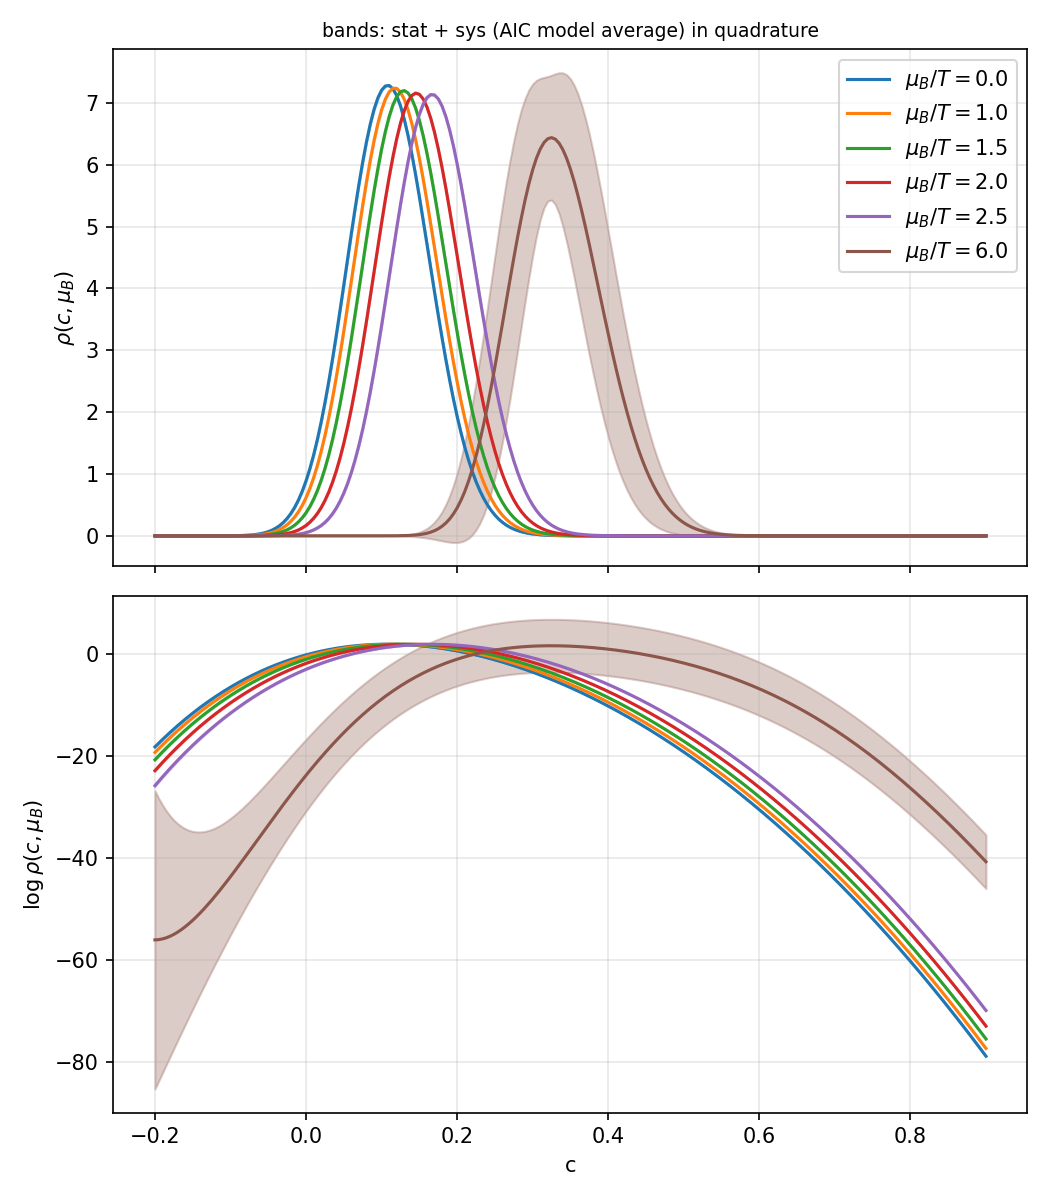

Python code for this plot:
"""Density of states and thermodynamics at non-zero baryon chemical potential.

    d log rho_0 / dc = P ( <F>_c - c ),        P = 2e4
    rho(c, mu) = rho_0(c) * exp( V * sum_n B_n(c) mu^n / n! ),   n = 2, 4, 6, 8

with mu = mu_B / T and V = V T^3 = (N_s / N_t)^3 = (16 / 8)^3 = 8.

From rho(c, mu) we compute
    <c>, width = sqrt(<c^2> - <c>^2)
    pressure   Delta p / T^4 = (1/V) log[ Z(mu) / Z(0) ],
               Z(mu) = int rho_0(c) exp( V sum_n B_n mu^n / n! ) dc
    density    n_B / T^3 = d(Delta p / T^4)/d mu = < sum_n B_n(c) mu^(n-1) / (n-1)! >_mu

Input: raw/R.dat (= <F>_c) and raw/B{n}.dat, copied from
katinka:/data/4hex/ana_dos/16x8/150. Columns: c, mean, error, 48 jackknife samples.
Each c value is a separate simulation, so the points are independent and the
chi^2 of a fit in c is meaningful.

Procedure
  1. Fit a polynomial in c to d log rho_0/dc and to each B_n, on the mean and on
     each jackknife sample (same 1/error weights for all samples).
  2. Integrate, add the B_n terms, compute the observables, for the mean and for
     each sample.
  3. Repeat 1-2 for several fit variants (fit range x polynomial degree) and
     combine them by AIC model averaging:
         AIC_v = sum over fitted quantities of [chi^2 + 2 n_params + 2 n_cut],
         n_cut = number of data points left out by the fit range,
         weight w_v ~ exp(-AIC_v / 2).
     central = sum_v w_v x_v,  sys^2 = sum_v w_v (x_v - central)^2.
     stat = jackknife error of the weighted average (weights fixed from the means).
     total error = sqrt(stat^2 + sys^2).
"""
from math import factorial
from pathlib import Path

import numpy as np
import matplotlib.pyplot as plt
from numpy.polynomial import polynomial as poly

P = 2e4
V = 8.0
N_JK = 48
ORDERS = [2, 4, 6, 8]
RANGES = [(-0.2, 0.9), (-0.26, 1.0)]  # fit ranges in c
DEGREE_OFFSETS = [-1, 0, 1, 2, 3]     # degrees tried: AIC-best + these
MAX_DEGREE = 10
DC = 0.005                            # c spacing of the grid the fits are evaluated on
MU_PLOT = [0.0, 1.0, 1.5, 2.0, 2.5, 6.0]   # mu_B / T values for the rho(c, mu) plots
MU_SCAN = np.linspace(0.0, 3.0, 61)   # mu_B / T values for the observables vs mu

here = Path(__file__).parent


def jk_error(est):
    """Jackknife error; the sample axis is axis 0."""
    return np.sqrt((N_JK - 1) / N_JK * ((est - est.mean(axis=0)) ** 2).sum(axis=0))


def trapz(y, x):
    """Trapezoid integral of y over the last axis."""
    return (0.5 * (y[..., 1:] + y[..., :-1]) * np.diff(x)).sum(axis=-1)


def log_trapz_exp(lr, x):
    """log of int exp(lr) dx over the last axis, without overflow."""
    top = lr.max(axis=-1, keepdims=True)
    return top[..., 0] + np.log(trapz(np.exp(lr - top), x))


# ---- raw data --------------------------------------------------------------
def load_raw(name):
    d = np.loadtxt(here / "raw" / f"{name}.dat")
    return d[:, 0], d[:, 1], d[:, 2], d[:, 3:3 + N_JK]


data = {}
c_raw, F, F_err, F_jk = load_raw("R")
data["dlogrho"] = (P * (F - c_raw), P * F_err, P * (F_jk - c_raw[:, None]))
for n in ORDERS:
    c_n, mean, err, jk = load_raw(f"B{n}")
    assert np.allclose(c_n, c_raw), f"c values of B{n}.dat do not match R.dat"
    data[f"B{n}"] = (mean, err, jk)


def in_range(lo, hi):
    return (c_raw >= lo - 1e-9) & (c_raw <= hi + 1e-9)


def chi2(name, lo, hi, deg):
    mean, err, _ = data[name]
    m = in_range(lo, hi)
    coef = poly.polyfit(c_raw[m], mean[m], deg, w=1 / err[m])
    return (((mean[m] - poly.polyval(c_raw[m], coef)) / err[m]) ** 2).sum(), m.sum() - (deg + 1)


def aic(name, lo, hi, deg):
    n_cut = len(c_raw) - in_range(lo, hi).sum()
    return chi2(name, lo, hi, deg)[0] + 2 * (deg + 1) + 2 * n_cut


def best_degree(name, lo, hi):
    return min(range(1, MAX_DEGREE + 1), key=lambda d: aic(name, lo, hi, d))


def fit_on_grid(name, lo, hi, deg, grid):
    """Fit mean and every jackknife sample; return values on grid, shape (49, n_grid)."""
    mean, err, jk = data[name]
    m = in_range(lo, hi)
    # polyfit fits every column of a 2D y separately, with the same weights
    y = np.column_stack([mean[m], jk[m]])
    coef = poly.polyfit(c_raw[m], y, deg, w=1 / err[m])  # shape (deg+1, 49)
    return poly.polyval(grid, coef)                       # shape (49, n_grid)


# ---- rho(c, mu) and observables for one fit variant -------------------------
def log_rho_unnorm(fits, grid, mu, n_max=8):
    """log rho_0(c) + V sum_n B_n mu^n/n!  (not normalised), shape (49, n_grid)."""
    steps = 0.5 * (fits["dlogrho"][:, 1:] + fits["dlogrho"][:, :-1]) * np.diff(grid)
    lr = np.concatenate([np.zeros((steps.shape[0], 1)), np.cumsum(steps, axis=1)], axis=1)
    return lr + V * sum(fits[f"B{n}"] * mu ** n / factorial(n) for n in ORDERS if n <= n_max)


def log_rho_mu(fits, grid, mu, n_max=8):
    """Normalised log rho(c, mu): int rho dc = 1."""
    lr = log_rho_unnorm(fits, grid, mu, n_max)
    return lr - log_trapz_exp(lr, grid)[:, None]


def observables(fits, grid, mu, n_max=8):
    """<c>, width, Delta p / T^4, n_B / T^3, each shape (49,)."""
    rho = np.exp(log_rho_mu(fits, grid, mu, n_max))
    avg = trapz(rho * grid, grid)
    width = np.sqrt(trapz(rho * grid ** 2, grid) - avg ** 2)
    log_z_ratio = (log_trapz_exp(log_rho_unnorm(fits, grid, mu, n_max), grid)
                   - log_trapz_exp(log_rho_unnorm(fits, grid, 0.0, n_max), grid))
    dexp = sum(fits[f"B{n}"] * mu ** (n - 1) / factorial(n - 1) for n in ORDERS if n <= n_max)
    density = trapz(rho * dexp, grid)
    return avg, width, log_z_ratio / V, density


OBS = ["mean_c", "width", "pressure", "density"]

# the rho(c, mu) curves are compared on the narrowest grid
grid0 = np.round(np.arange(RANGES[0][0], RANGES[0][1] + DC / 2, DC), 6)

variants = []
for lo, hi in RANGES:
    grid = np.round(np.arange(lo, hi + DC / 2, DC), 6)
    on_grid0 = np.isin(grid, grid0)
    best = {name: best_degree(name, lo, hi) for name in data}
    for off in DEGREE_OFFSETS:
        degs = {name: max(1, best[name] + off) for name in data}
        fits = {name: fit_on_grid(name, lo, hi, degs[name], grid) for name in data}
        v = {"label": f"[{lo}, {hi}] {off:+d}", "range": (lo, hi), "fits": fits, "grid": grid,
             "degs": degs, "aic": sum(aic(name, lo, hi, degs[name]) for name in data)}
        # all arrays below have the jackknife axis (49) first
        v["log_rho"] = np.stack([log_rho_mu(fits, grid, mu)[:, on_grid0] for mu in MU_PLOT], axis=1)
        for n_max in (8, 6):
            obs = [observables(fits, grid, mu, n_max) for mu in MU_SCAN]
            for k, key in enumerate(OBS):
                v[f"{key}{n_max}"] = np.stack([o[k] for o in obs], axis=1)  # (49, n_mu_scan)
        variants.append(v)

aics = np.array([v["aic"] for v in variants])
weights = np.exp(-(aics - aics.min()) / 2)
weights /= weights.sum()

print("fit variants: range, degree offset, degrees, AIC, weight")
for v, w in zip(variants, weights):
    degs = " ".join(f"{name}:{d}" for name, d in v["degs"].items())
    print(f"  {v['label']:>16}  {degs}  AIC = {v['aic'] - aics.min():7.2f}  w = {w:.3f}")


def combine(key, transform=lambda x: x):
    """Model-averaged central value, stat, sys and total error of variants[*][key]."""
    vals = np.array([transform(v[key]) for v in variants])  # (n_var, 49, ...)
    avg = np.tensordot(weights, vals, axes=1)               # (49, ...)
    central = avg[0]
    stat = jk_error(avg[1:])
    sys = np.sqrt(np.tensordot(weights, (vals[:, 0] - central) ** 2, axes=1))
    return central, stat, sys, np.sqrt(stat ** 2 + sys ** 2)


# ---- output: rho(c, mu) -----------------------------------------------------
lr, lr_stat, lr_sys, lr_tot = combine("log_rho")
rho, rho_stat, rho_sys, rho_tot = combine("log_rho", np.exp)

cols, header = [grid0], "c"
for i, mu in enumerate(MU_PLOT):
    cols += [lr[i], lr_stat[i], lr_sys[i], rho[i], rho_stat[i], rho_sys[i]]
    header += f"  log_rho(mu={mu}) stat sys  rho(mu={mu}) stat sys"
np.savetxt(here / "rho_mu.dat", np.column_stack(cols), header=header)

fig, (ax1, ax2) = plt.subplots(2, 1, figsize=(7, 8), sharex=True)
for i, mu in enumerate(MU_PLOT):
    line, = ax1.plot(grid0, rho[i], label=rf"$\mu_B/T = {mu}$")
    ax1.fill_between(grid0, rho[i] - rho_tot[i], rho[i] + rho_tot[i], color=line.get_color(), alpha=0.3)
    ax2.plot(grid0, lr[i], color=line.get_color())
    ax2.fill_between(grid0, lr[i] - lr_tot[i], lr[i] + lr_tot[i], color=line.get_color(), alpha=0.3)
ax1.set_ylabel(r"$\rho(c, \mu_B)$")
ax1.legend()
ax2.set_ylabel(r"$\log \rho(c, \mu_B)$")
ax2.set_xlabel("c")
for ax in (ax1, ax2):
    ax.grid(alpha=0.3)
ax1.set_title("bands: stat + sys (AIC model average) in quadrature", fontsize=9)
fig.tight_layout()
fig.savefig(here / "rho_mu.png", dpi=150)

# ---- output: observables vs mu ---------------------------------------------
labels = {"mean_c": r"$\langle c \rangle_{\mu_B}$",
          "width": r"$\sqrt{\langle c^2 \rangle - \langle c \rangle^2}$",
          "pressure": r"$\Delta p / T^4$",
          "density": r"$n_B / T^3$"}
fig2, axes2 = plt.subplots(len(OBS), 1, figsize=(7, 2.6 * len(OBS)), sharex=True)
cols, header = [MU_SCAN], "mu_B/T"
for n_max, color in [(8, "C0"), (6, "C1")]:
    for ax, key in zip(axes2, OBS):
        val, stat, sys, tot = combine(f"{key}{n_max}")
        cols += [val, stat, sys]
        header += f"  {key}(n<={n_max}) stat sys"
        ax.plot(MU_SCAN, val, color=color, ls="-" if n_max == 8 else "--", label=rf"$n \leq {n_max}$")
        ax.fill_between(MU_SCAN, val - tot, val + tot, color=color, alpha=0.3)
np.savetxt(here / "thermo_mu.dat", np.column_stack(cols), header=header)
for ax, key in zip(axes2, OBS):
    ax.set_ylabel(labels[key])
    ax.grid(alpha=0.3)
axes2[0].legend()
axes2[-1].set_xlabel(r"$\mu_B / T$")
fig2.tight_layout()
fig2.savefig(here / "thermo_mu.png", dpi=150)

# ---- check: fits against the raw data, one band per fit range ---------------
fig3, axes3 = plt.subplots(len(data), 1, figsize=(7, 2.6 * len(data)), sharex=True)
shown = [max((i for i, v in enumerate(variants) if v["range"] == r), key=lambda i: weights[i])
         for r in RANGES]  # most probable variant of each range
for ax, name in zip(axes3, data):
    mean, err, _ = data[name]
    ax.errorbar(c_raw, mean, yerr=err, fmt="o", ms=2, capsize=1.5, color="k", label="raw data")
    for i, color in zip(shown, ["C3", "C0"]):
        v = variants[i]
        f = v["fits"][name]
        f_err = jk_error(f[1:])
        ax.plot(v["grid"], f[0], color=color, label=f"{v['label']} (w = {weights[i]:.2f})")
        ax.fill_between(v["grid"], f[0] - f_err, f[0] + f_err, color=color, alpha=0.3)
    ax.set_ylabel(r"$d\log\rho_0/dc$" if name == "dlogrho" else name)
    ax.grid(alpha=0.3)
axes3[0].legend(fontsize=8)
axes3[-1].set_xlabel("c")
fig3.tight_layout()
fig3.savefig(here / "fit_raw.png", dpi=150)
plt.show()
